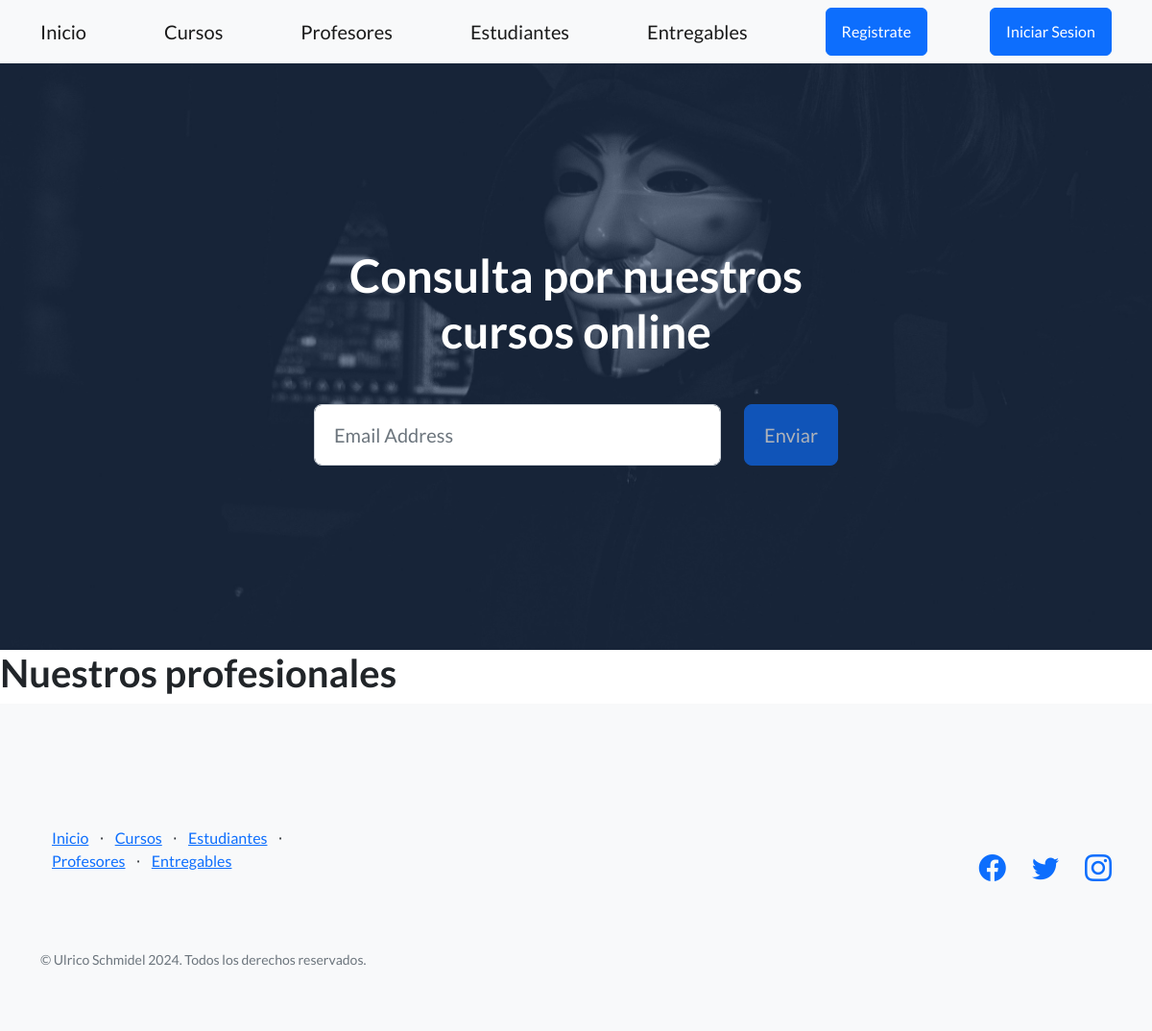
The app's page /profesores/, older data.
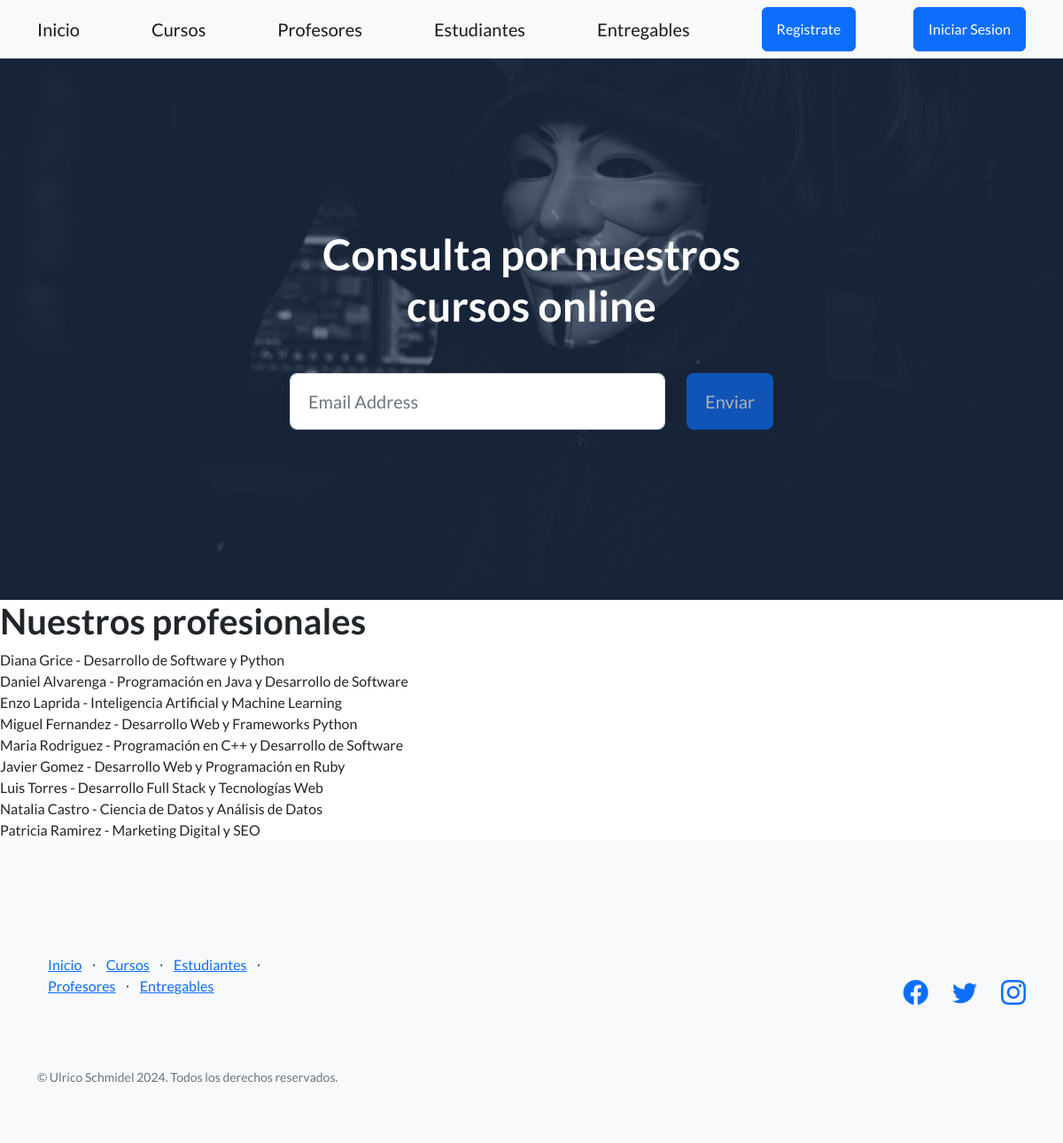
The same page, newer data.
### appulrico/models.py (models this page shows, shortened)
class Profesor(models.Model):
    nombre = models.CharField(max_length=100)
    apellido = models.CharField(max_length=100)
    email = models.EmailField()
    especialidad = models.CharField(max_length=100)

### appulrico/views.py (the view)
# urls.py: path('profesores/', views.profesores, name='profesores'),
def profesores(request):
    profesores = Profesor.objects.all()
    return render(request, "appulrico/profesores.html", {"profesores": profesores})

### appulrico/templates/appulrico/profesores.html (shortened to what this page needs)
{% extends "appulrico/base.html" %}
{% block contenidoQueCambia %}
<h1>Nuestros profesionales</h1>
{% for profesor in profesores %}
    {{ profesor.nombre }} {{ profesor.apellido }} - {{ profesor.especialidad }}
    <br>
{% endfor %}
{% endblock %}

Row changes from the older to the newer data that the page shows:
added Profesor: nombre "Diana", apellido "Grice", especialidad "Desarrollo de Software y Python"
added Profesor: nombre "Daniel", apellido "Alvarenga", especialidad "Programación en Java y Desarrollo de Software"
added Profesor: nombre "Enzo", apellido "Laprida", especialidad "Inteligencia Artificial y Machine Learning"
added Profesor: nombre "Miguel", apellido "Fernandez", especialidad "Desarrollo Web y Frameworks Python"
added Profesor: nombre "Maria", apellido "Rodriguez", especialidad "Programación en C++ y Desarrollo de Software"
added Profesor: nombre "Javier", apellido "Gomez", especialidad "Desarrollo Web y Programación en Ruby"
added Profesor: nombre "Luis", apellido "Torres", especialidad "Desarrollo Full Stack y Tecnologías Web"
added Profesor: nombre "Natalia", apellido "Castro", especialidad "Ciencia de Datos y Análisis de Datos"
added Profesor: nombre "Patricia", apellido "Ramirez", especialidad "Marketing Digital y SEO"
